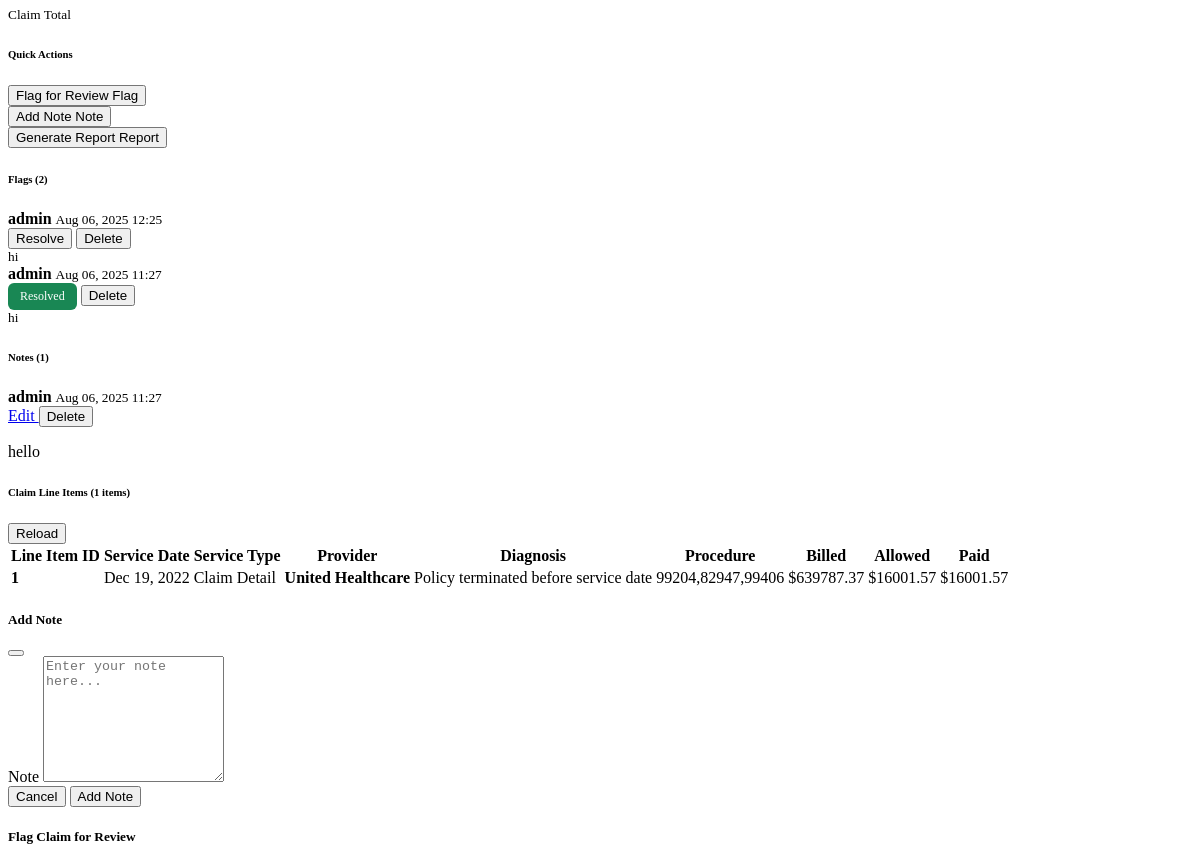
Page /dashboard/claims/30001/htmx/ (signed in, middle part) on the earlier database version.
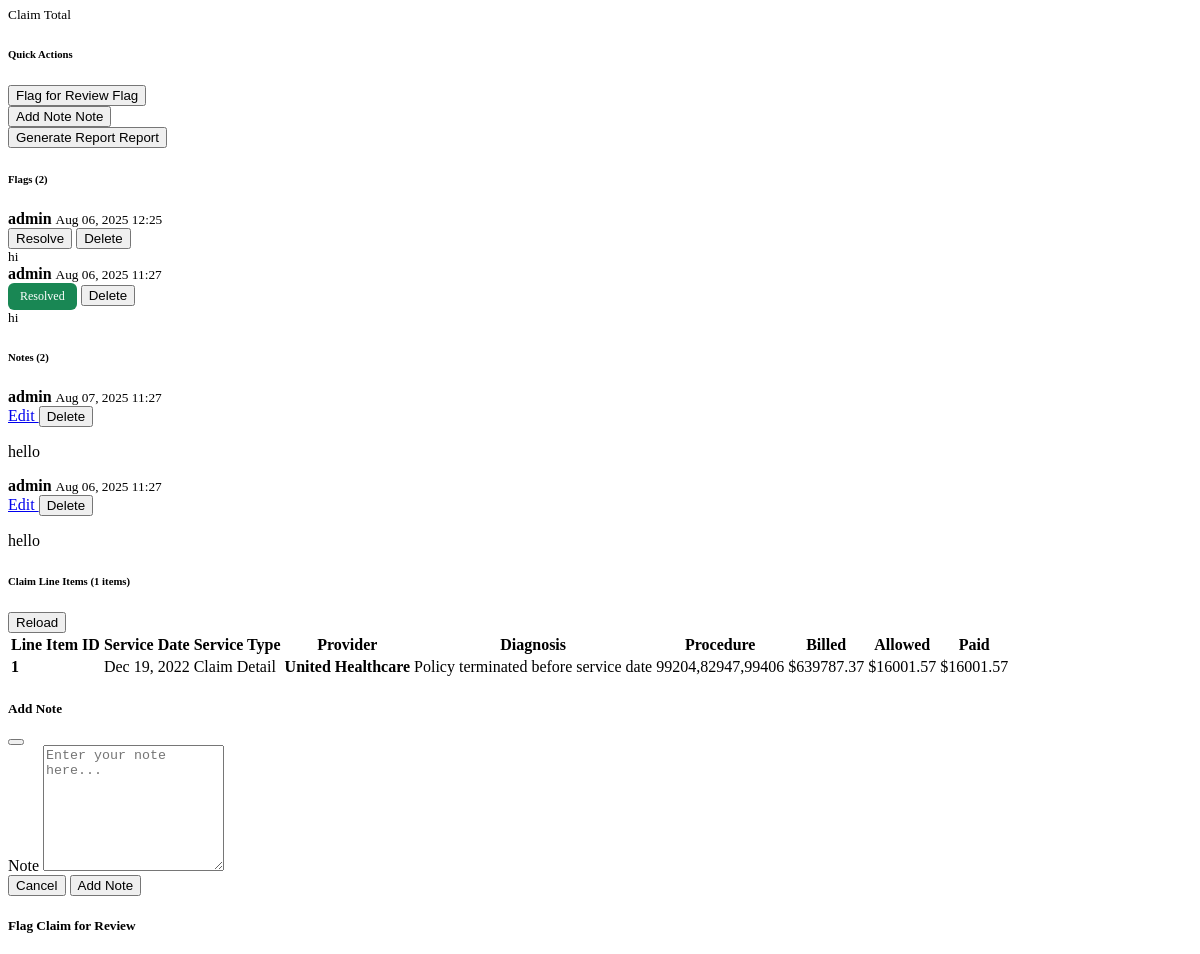
Same page on the later database version.
### claims/models.py (models this page shows, shortened)
class ClaimFlag(models.Model):
    claim = models.ForeignKey(ClaimList, on_delete=models.CASCADE, related_name='flags')
    user = models.ForeignKey(User, on_delete=models.CASCADE)
    flagged_at = models.DateTimeField()
    reason = models.CharField(max_length=500, blank=True, null=True)
    is_resolved = models.BooleanField(default=False)
    resolved_at = models.DateTimeField(blank=True, null=True)
    resolved_by = models.ForeignKey(User, on_delete=models.SET_NULL, null=True, blank=True, related_name='resolved_flags')
    class Meta:
        db_table = 'claim_flag'
        verbose_name = 'Claim Flag'
        verbose_name_plural = 'Claim Flags'

class ClaimNote(models.Model):
    claim = models.ForeignKey(ClaimList, on_delete=models.CASCADE, related_name='notes')
    user = models.ForeignKey(User, on_delete=models.CASCADE)
    note = models.TextField()
    created_at = models.DateTimeField()
    updated_at = models.DateTimeField(auto_now=True)
    class Meta:
        db_table = 'claim_note'
        verbose_name = 'Claim Note'
        verbose_name_plural = 'Claim Notes'
        ordering = ['-created_at']

class ClaimDetail(models.Model):
    id = models.IntegerField(primary_key=True)
    claim_id = models.BigIntegerField()
    denial_reason = models.CharField(max_length=500, blank=True, null=True)
    cpt_codes = models.CharField(max_length=500, blank=True, null=True)
    class Meta:
        db_table = 'claim_detail'
        verbose_name = 'Claim Detail'
        verbose_name_plural = 'Claim Details'

class ClaimList(models.Model):
    id = models.BigIntegerField(primary_key=True)
    patient_name = models.CharField(max_length=255, blank=True, null=True)
    billed_amount = models.DecimalField(max_digits=15, decimal_places=2, blank=True, null=True)
    paid_amount = models.DecimalField(max_digits=15, decimal_places=2, blank=True, null=True)
    status = models.CharField(max_length=100, blank=True, null=True)
    insurer_name = models.CharField(max_length=255, blank=True, null=True)
    discharge_date = models.DateField(blank=True, null=True)
    class Meta:
        db_table = 'claim_list'
        verbose_name = 'Claim List'
        verbose_name_plural = 'Claim Lists'

### claims/views.py (the view)
# urls.py: path('claims/<str:claim_id>/htmx/', views.claim_detail_htmx, name='claim_detail_htmx'),
@login_required
def claim_detail_htmx(request, claim_id):
    claim = get_object_or_404(ClaimList, id=claim_id)
    claim_details = ClaimDetail.objects.filter(claim_id=claim_id)
    total_billed = claim.billed_amount or 0
    total_paid = claim.paid_amount or 0
    total_allowed = total_paid
    flags = claim.flags.all().order_by('-flagged_at')
    notes = claim.notes.all().order_by('-created_at')
    context = {
        'claim': claim,
        'claim_details': claim_details,
        'total_billed': total_billed,
        'total_paid': total_paid,
        'total_allowed': total_allowed,
        'flags': flags,
        'notes': notes,
    }
    return render(request, 'claims/claim_detail_partial.html', context)

### templates/claims/claim_detail_partial.html (shortened to what the changed rows need)
<div class="row g-3 mb-4">
    <div class="col-12 col-lg-6">
        <div class="card h-100 shadow-sm">
            <div class="card-body d-flex flex-column p-3 p-md-4">
                {% if flags %}
                <div class="flex-grow-1">
                    {% for flag in flags %}
                    <div class="alert {% if flag.is_resolved %}alert-success{% else %}alert-warning{% endif %} mb-2">
                        <div class="d-flex justify-content-between align-items-start mb-2">
                            <div>
                                <strong>{{ flag.user.username }}</strong>
                                <small class="text-muted ms-2">{{ flag.flagged_at|date:"M d, Y H:i" }}</small>
                            </div>
                            <div class="d-flex align-items-center" style="gap: 0.5rem;">
                                {% if not flag.is_resolved %}
                                <form method="post" action="{% url 'claims:resolve_flag' flag.id %}" style="display: inline;">
                                    <button type="submit" class="btn btn-sm btn-success">
                                         Resolve
                                    </button>
                                </form>
                                {% else %}
                                <span style="background-color: #198754; color: white; font-size: 0.75rem; padding: 0.375rem 0.75rem; border-radius: 0.375rem; display: inline-block;">Resolved</span>
                                {% endif %}
                                {% if user == flag.user or user.is_superuser %}
                                <button type="button" class="btn btn-sm btn-outline-danger" onclick="showDeleteFlagModal({{ flag.id }})">
                                     Delete
                                </button>
                                {% endif %}
                            </div>
                        </div>
                        {% if flag.reason %}
                        <div class="mt-2">
                            <small>{{ flag.reason }}</small>
                        </div>
                        {% endif %}
                    </div>
                    {% endfor %}
                </div>
                {% else %}
                <div class="flex-grow-1 d-flex align-items-center justify-content-center">
                    <p class="text-muted mb-0">No flags for this claim.</p>
                </div>
                {% endif %}
            </div>
        </div>
    </div>
    <div class="col-12 col-lg-6">
        <div class="card h-100 shadow-sm">
            <div class="card-header bg-light">
                <h6 class="m-0 fw-bold fs-6">Notes ({{ notes.count }})</h6>
            </div>
            <div class="card-body d-flex flex-column p-3 p-md-4">
                {% if notes %}
                <div class="flex-grow-1">
                    {% for note in notes %}
                    <div class="border-bottom pb-2 mb-2">
                        <div class="d-flex justify-content-between align-items-start mb-2">
                            <div>
                                <strong>{{ note.user.username }}</strong>
                                <small class="text-muted ms-2">{{ note.created_at|date:"M d, Y H:i" }}</small>
                            </div>
                            {% if user == note.user or user.is_superuser %}
                            <div class="d-flex align-items-center" style="gap: 0.5rem;">
                                <a href="{% url 'claims:edit_note' note.id %}" class="btn btn-outline-primary btn-sm">
                                     Edit
                                </a>
                                <button type="button" class="btn btn-outline-danger btn-sm" onclick="showDeleteNoteModal({{ note.id }})">
                                     Delete
                                </button>
                            </div>
                            {% endif %}
                        </div>
                        <div class="mt-2">
                            <p class="mb-0">{{ note.note }}</p>
                        </div>
                    </div>
                    {% endfor %}
                </div>
                {% else %}
                <div class="flex-grow-1 d-flex align-items-center justify-content-center">
                    <p class="text-muted mb-0">No notes for this claim.</p>
                </div>
                {% endif %}
            </div>
        </div>
    </div>
</div>
<div class="card shadow-sm claim-line-items">
    <div class="card-body p-0">
        <div class="table-responsive">
            <table class="table table-hover table-sm mb-0">
                <thead class="table-light">
                    <tr>
                        <th class="text-nowrap">Line Item ID</th>
                        <th class="text-nowrap">Service Date</th>
                        <th class="text-nowrap">Service Type</th>
                        <th class="text-nowrap">Provider</th>
                        <th class="text-nowrap">Diagnosis</th>
                        <th class="text-nowrap">Procedure</th>
                        <th class="text-nowrap">Billed</th>
                        <th class="text-nowrap">Allowed</th>
                        <th class="text-nowrap">Paid</th>
                    </tr>
                </thead>
                <tbody>
                                         {% for detail in claim_details %}
                     <tr>
                         <td class="text-nowrap"><strong>{{ detail.id|default:"-" }}</strong></td>
                         <td class="text-nowrap">{{ claim.discharge_date|date:"M d, Y"|default:"-" }}</td>
                         <td class="text-nowrap">
                             <span class="badge bg-info fs-6">Claim Detail</span>
                         </td>
                         <td class="text-break">
                             <div>
                                 <strong>{{ claim.insurer_name|default:"-" }}</strong>
                             </div>
                         </td>
                         <td class="text-break">
                             {% if detail.denial_reason %}
                                 <span class="badge bg-danger diagnosis-badge fs-6">{{ detail.denial_reason }}</span>
                             {% else %}
                                 <span class="badge bg-success diagnosis-badge fs-6">No Denial</span>
                             {% endif %}
                         </td>
                         <td class="text-break">
                             {% if detail.cpt_codes %}
                                 <span class="badge bg-primary diagnosis-badge fs-6">{{ detail.cpt_codes }}</span>
                             {% else %}
                                 <span class="text-muted">-</span>
                             {% endif %}
                         </td>
                         <td class="text-nowrap">${{ claim.billed_amount|floatformat:2|default:"0.00" }}</td>
                         <td class="text-nowrap">${{ claim.paid_amount|floatformat:2|default:"0.00" }}</td>
                         <td class="text-nowrap">${{ claim.paid_amount|floatformat:2|default:"0.00" }}</td>
                     </tr>
                     {% empty %}
                     <tr>
                         <td colspan="9" class="text-center">No line items found for this claim.</td>
                     </tr>
                     {% endfor %}
                </tbody>
            </table>
        </div>
    </div>
</div>

Differences in the rows shown:
added ClaimNote: user.username "admin", created_at "Aug 07, 2025 11:27", note "hello"
Other differences:
{{ notes.count }}: "1" → "2"
